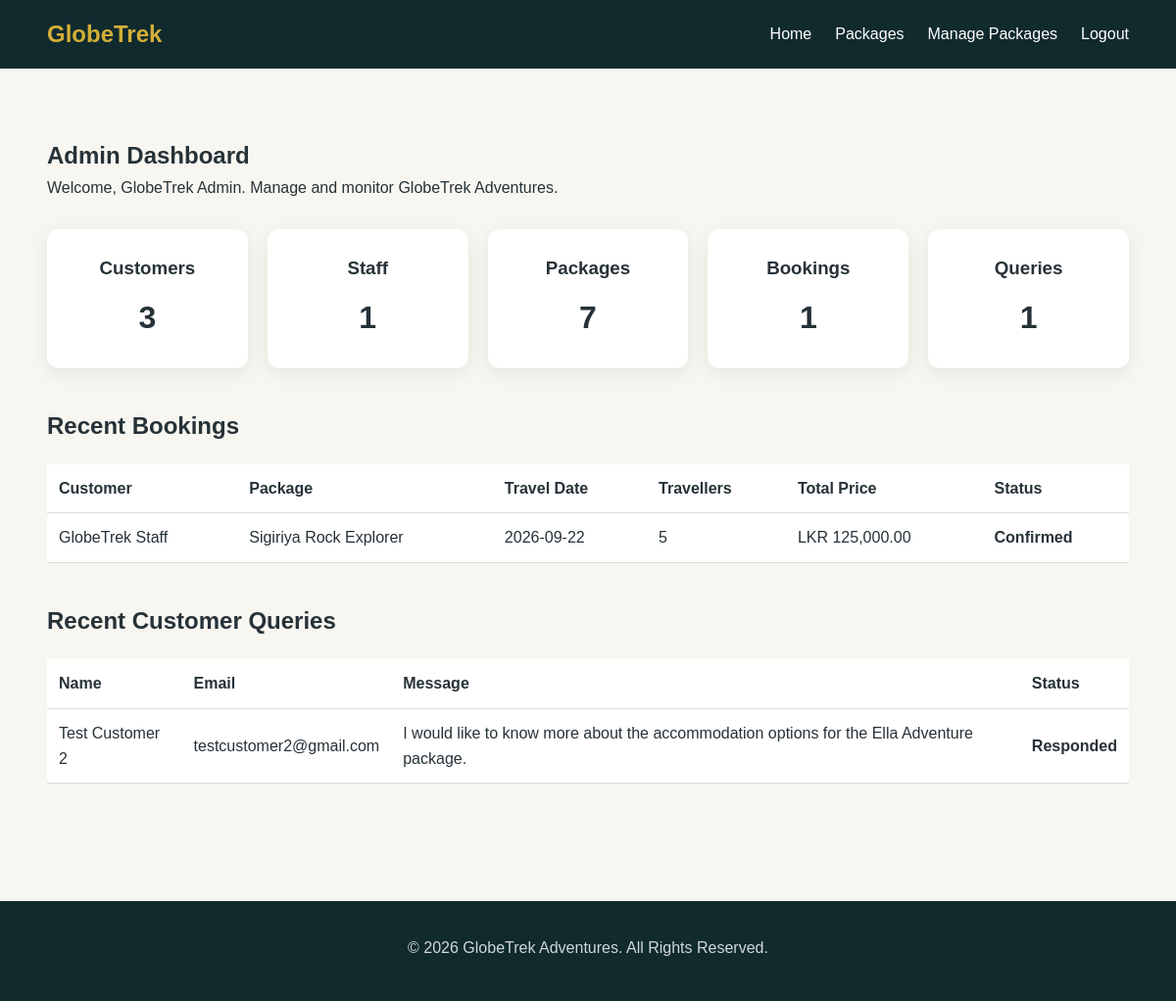
The page /globetrek/admin/dashboard.php (signed in) on the database its author committed.
### tables this page shows
CREATE TABLE `bookings` (
  `id` int(11) NOT NULL,
  `user_id` int(11) NOT NULL,
  `package_id` int(11) NOT NULL,
  `travel_date` date NOT NULL,
  `travelers` int(11) NOT NULL,
  `total_price` decimal(10,2) NOT NULL,
  `status` enum('pending','confirmed','cancelled') DEFAULT 'pending',
  `created_at` timestamp NOT NULL DEFAULT current_timestamp()
);

CREATE TABLE `users` (
  `id` int(11) NOT NULL,
  `name` varchar(100) NOT NULL,
  `email` varchar(150) NOT NULL,
  `phone` varchar(15) NOT NULL,
  `password` varchar(255) NOT NULL,
  `role` enum('customer','staff','admin') DEFAULT 'customer'
);

CREATE TABLE `packages` (
  `id` int(11) NOT NULL,
  `title` varchar(150) NOT NULL,
  `destination` varchar(100) NOT NULL,
  `description` text NOT NULL,
  `price` decimal(10,2) NOT NULL,
  `duration` varchar(50) NOT NULL,
  `image` varchar(255) DEFAULT NULL,
  `created_by` int(11) DEFAULT NULL,
  `created_at` timestamp NOT NULL DEFAULT current_timestamp()
);

CREATE TABLE `queries` (
  `id` int(11) NOT NULL,
  `user_id` int(11) DEFAULT NULL,
  `name` varchar(100) NOT NULL,
  `email` varchar(150) NOT NULL,
  `message` text NOT NULL,
  `status` enum('new','responded') DEFAULT 'new',
  `created_at` timestamp NOT NULL DEFAULT current_timestamp()
);

### globetrek/admin/dashboard.php (the view, shortened to what this page needs)
<?php
require_once "../config/database.php";
$totalUsers = $pdo->query("
    SELECT COUNT(*) FROM users
    WHERE role = 'customer'
")->fetchColumn();
$totalStaff = $pdo->query("
    SELECT COUNT(*) FROM users
    WHERE role = 'staff'
")->fetchColumn();
$totalPackages = $pdo->query("
    SELECT COUNT(*) FROM packages
")->fetchColumn();
$totalBookings = $pdo->query("
    SELECT COUNT(*) FROM bookings
")->fetchColumn();
$totalQueries = $pdo->query("
    SELECT COUNT(*) FROM queries
")->fetchColumn();
$stmt = $pdo->query("
    SELECT
        bookings.id,
        users.name AS customer_name,
        packages.title AS package_title,
        bookings.travel_date,
        bookings.travelers,
        bookings.total_price,
        bookings.status
    FROM bookings
    INNER JOIN users
        ON bookings.user_id = users.id
    INNER JOIN packages
        ON bookings.package_id = packages.id
    ORDER BY bookings.id DESC
    LIMIT 10
");
$bookings = $stmt->fetchAll(PDO::FETCH_ASSOC);
$stmt = $pdo->query("
    SELECT
        id,
        name,
        email,
        message,
        status,
        created_at
    FROM queries
    ORDER BY id DESC
    LIMIT 10
");
$queries = $stmt->fetchAll(PDO::FETCH_ASSOC);
?>
<!DOCTYPE html>
<html lang="en">
<head>
    <link
        rel="stylesheet"
        href="../css/style.css"
    >
</head>
<body>
<nav class="navbar">
    <div class="container navbar-content">
        <a
            href="../index.php"
            class="logo"
        >
            GlobeTrek
        </a>
        <ul class="nav-links">
            <li>
                <a href="../index.php">
                    Home
                </a>
            </li>
            <li>
                <a href="../packages.php">
                    Packages
                </a>
            </li>
            <li>
                <a href="../manage-packages.php">
                    Manage Packages
                </a>
            </li>
            <li>
                <a href="../logout.php">
                    Logout
                </a>
            </li>
        </ul>
    </div>
</nav>
<section class="section">
    <div class="container">
        <h1>
            Admin Dashboard
        </h1>
        <p>
            Welcome, <?php echo htmlspecialchars($_SESSION['name']); ?>.
            Manage and monitor GlobeTrek Adventures.
        </p>
        <div class="admin-grid">
            <div class="admin-card">
                <h3>
                    Customers
                </h3>
                <div class="admin-number">
                    <?php echo $totalUsers; ?>
                </div>
            </div>
            <div class="admin-card">
                <h3>
                    Staff
                </h3>
                <div class="admin-number">
                    <?php echo $totalStaff; ?>
                </div>
            </div>
            <div class="admin-card">
                <h3>
                    Packages
                </h3>
                <div class="admin-number">
                    <?php echo $totalPackages; ?>
                </div>
            </div>
            <div class="admin-card">
                <h3>
                    Bookings
                </h3>
                <div class="admin-number">
                    <?php echo $totalBookings; ?>
                </div>
            </div>
            <div class="admin-card">
                <h3>
                    Queries
                </h3>
                <div class="admin-number">
                    <?php echo $totalQueries; ?>
                </div>
            </div>
        </div>
        <div class="admin-section">
            <h2>
                Recent Bookings
            </h2>
            <table class="admin-table">
                <thead>
                    <tr>
                        <th>
                            Customer
                        </th>
                        <th>
                            Package
                        </th>
                        <th>
                            Travel Date
                        </th>
                        <th>
                            Travellers
                        </th>
                        <th>
                            Total Price
                        </th>
                        <th>
                            Status
                        </th>
                    </tr>
                </thead>
                <tbody>
                    <?php if (empty($bookings)): ?>
                        <tr>
                            <td colspan="6">
                                No bookings found.
                            </td>
                        </tr>
                    <?php else: ?>
                        <?php foreach ($bookings as $booking): ?>
                            <tr>
                                <td>
                                    <?php
                                    echo htmlspecialchars(
                                        $booking['customer_name']
                                    );
                                    ?>
                                </td>
                                <td>
                                    <?php
                                    echo htmlspecialchars(
                                        $booking['package_title']
                                    );
                                    ?>
                                </td>
                                <td>
                                    <?php
                                    echo htmlspecialchars(
                                        $booking['travel_date']
                                    );
                                    ?>
                                </td>
                                <td>
                                    <?php
                                    echo htmlspecialchars(
                                        $booking['travelers']
                                    );
                                    ?>
                                </td>
                                <td>
                                    LKR
                                    <?php
                                    echo number_format(
                                        $booking['total_price'],
                                        2
                                    );
                                    ?>
                                </td>
                                <td class="status">
                                    <?php
                                    echo htmlspecialchars(
                                        ucfirst(
                                            $booking['status']
                                        )
                                    );
                                    ?>
                                </td>
                            </tr>
                        <?php endforeach; ?>
                    <?php endif; ?>
                </tbody>
            </table>
        </div>
        <div class="admin-section">
            <h2>
                Recent Customer Queries
            </h2>
            <table class="admin-table">
                <thead>
                    <tr>
                        <th>
                            Name
                        </th>
                        <th>
                            Email
                        </th>
                        <th>
                            Message
                        </th>
                        <th>
                            Status
                        </th>
                    </tr>
                </thead>
                <tbody>
                    <?php if (empty($queries)): ?>
                        <tr>
                            <td colspan="4">
                                No customer queries found.
                            </td>
                        </tr>
                    <?php else: ?>
                        <?php foreach ($queries as $query): ?>
                            <tr>
                                <td>
                                    <?php
                                    echo htmlspecialchars(
                                        $query['name']
                                    );
                                    ?>
                                </td>
                                <td>
                                    <?php
                                    echo htmlspecialchars(
                                        $query['email']
                                    );
                                    ?>
                                </td>
                                <td>
                                    <?php
                                    echo htmlspecialchars(
                                        $query['message']
                                    );
                                    ?>
                                </td>
                                <td class="status">
                                    <?php
                                    echo htmlspecialchars(
                                        ucfirst(
                                            $query['status']
                                        )
                                    );
                                    ?>
                                </td>
                            </tr>
                        <?php endforeach; ?>
                    <?php endif; ?>
                </tbody>
            </table>
        </div>
    </div>
</section>
<footer class="footer">
    <div class="container">
        <p>
            &copy;
            <?php echo date("Y"); ?>
            GlobeTrek Adventures.
            All Rights Reserved.
        </p>
    </div>
</footer>
</body>
</html>

### globetrek/css/style.css (style rules this page uses)
:root { --primary: #006d77; --primary-dark: #004f55; --secondary: #d4af37; --dark: #102a2e; --light: #f8f6f0; --white: #ffffff; --text: #263238; --muted: #6c757d; --border: #e0e0e0; --success: #2e7d32; --danger: #c62828; }
* { margin: 0; padding: 0; box-sizing: border-box; }
html { scroll-behavior: smooth; }
body { font-family: Arial, Helvetica, sans-serif; background: var(--light); color: var(--text); line-height: 1.6; }
a { text-decoration: none; color: inherit; }
.container { width: min(1120px, 92%); margin: 0 auto; }
.navbar { background: var(--dark); color: var(--white); padding: 16px 0; position: sticky; top: 0; z-index: 1000; }
.navbar-content { display: flex; justify-content: space-between; align-items: center; }
.logo { font-size: 24px; font-weight: bold; color: var(--secondary); }
.nav-links { display: flex; gap: 24px; list-style: none; }
.nav-links a { color: var(--white); transition: 0.3s; }
.section { padding: 70px 0; }
.footer { background: var(--dark); color: var(--white); padding: 35px 0; margin-top: 50px; text-align: center; }
.footer p { color: #d0d7d9; margin-bottom: 6px; }

### globetrek/admin/dashboard.php (style rules this page uses)
.admin-grid { display: grid; grid-template-columns: repeat(5, 1fr); gap: 20px; margin: 30px 0; }
.admin-card { background: white; padding: 25px; border-radius: 12px; box-shadow: 0 5px 20px rgba(0,0,0,0.08); text-align: center; }
.admin-card h3 { margin-bottom: 10px; }
.admin-number { font-size: 32px; font-weight: bold; }
.admin-section { margin-top: 40px; overflow-x: auto; }
.admin-table { width: 100%; border-collapse: collapse; background: white; margin-top: 20px; }
.admin-table th, .admin-table td { padding: 12px; border-bottom: 1px solid #ddd; text-align: left; }
.admin-table th { font-weight: bold; }
.status { font-weight: bold; }

### rows shown on the page
bookings: user.name "GlobeTrek Staff", package.title "Sigiriya Rock Explorer", travel_date "2026-09-22", travelers "5", total_price "125,000.00", status "Confirmed"
queries: name "Test Customer 2", email "testcustomer2@gmail.com", message "I would like to know more about the accommodation options for the Ella Adventure package.", status "Responded"

### other values the page prints
$_SESSION['name'] "GlobeTrek Admin"
$totalUsers "3"
$totalStaff "1"
$totalPackages "7"
$totalBookings "1"
$totalQueries "1"
